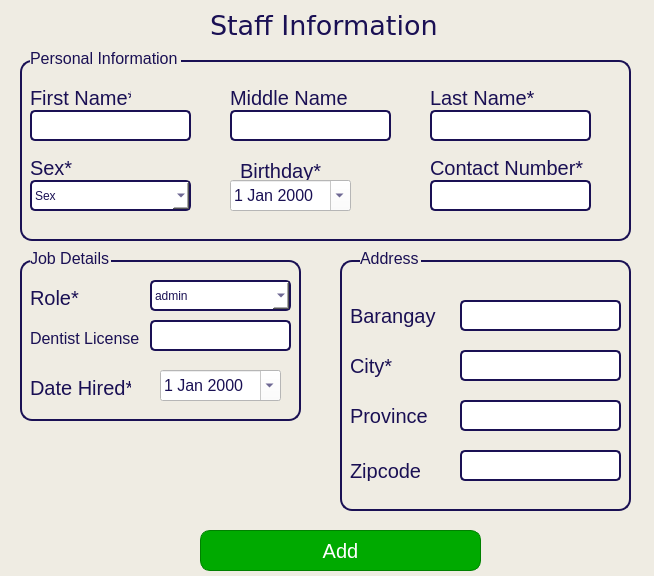
<?xml version="1.0" encoding="UTF-8"?>
<ui version="4.0">
 <class>Dialog</class>
 <widget class="QDialog" name="Dialog">
  <property name="geometry">
   <rect>
    <x>0</x>
    <y>0</y>
    <width>654</width>
    <height>576</height>
   </rect>
  </property>
  <property name="windowTitle">
   <string>Dialog</string>
  </property>
  <property name="styleSheet">
   <string notr="true">background-color: rgb(239, 236, 227);</string>
  </property>
  <widget class="QLabel" name="label">
   <property name="geometry">
    <rect>
     <x>210</x>
     <y>10</y>
     <width>231</width>
     <height>31</height>
    </rect>
   </property>
   <property name="font">
    <font>
     <family>Verdana</family>
     <pointsize>20</pointsize>
    </font>
   </property>
   <property name="styleSheet">
    <string notr="true">color: rgb(26, 16, 84);</string>
   </property>
   <property name="text">
    <string>Staff Information</string>
   </property>
  </widget>
  <widget class="QPushButton" name="staffFormAddBtn">
   <property name="geometry">
    <rect>
     <x>200</x>
     <y>530</y>
     <width>281</width>
     <height>41</height>
    </rect>
   </property>
   <property name="font">
    <font>
     <pointsize>15</pointsize>
    </font>
   </property>
   <property name="styleSheet">
    <string notr="true">QPushButton {
    background-color: rgb(0, 170, 0);
    color: white;
    border: 1px solid green;
    border-radius: 10px;
}


QPushButton:hover {
    background-color: rgb(0, 190, 0);
}


QPushButton:pressed {
    background-color: rgb(0, 140, 0);
}
</string>
   </property>
   <property name="text">
    <string>Add</string>
   </property>
  </widget>
  <widget class="QFrame" name="personalInfoFrame">
   <property name="geometry">
    <rect>
     <x>20</x>
     <y>60</y>
     <width>611</width>
     <height>181</height>
    </rect>
   </property>
   <property name="styleSheet">
    <string notr="true">#personalInfoFrame {
        border: 2px solid #1A1054;
        border-radius: 12px;
    
    }</string>
   </property>
   <property name="frameShape">
    <enum>QFrame::Shape::StyledPanel</enum>
   </property>
   <property name="frameShadow">
    <enum>QFrame::Shadow::Raised</enum>
   </property>
   <widget class="QFrame" name="frame_2">
    <property name="geometry">
     <rect>
      <x>140</x>
      <y>310</y>
      <width>181</width>
      <height>321</height>
     </rect>
    </property>
    <property name="frameShape">
     <enum>QFrame::Shape::StyledPanel</enum>
    </property>
    <property name="frameShadow">
     <enum>QFrame::Shadow::Raised</enum>
    </property>
    <widget class="QWidget" name="verticalLayoutWidget_4">
     <property name="geometry">
      <rect>
       <x>10</x>
       <y>10</y>
       <width>160</width>
       <height>301</height>
      </rect>
     </property>
     <layout class="QVBoxLayout" name="verticalLayout_4">
      <item>
       <widget class="QLineEdit" name="fnameField_3">
        <property name="styleSheet">
         <string notr="true">color: rgb(26, 16, 84);</string>
        </property>
        <property name="placeholderText">
         <string>First Name</string>
        </property>
       </widget>
      </item>
      <item>
       <widget class="QLineEdit" name="mnameField_3">
        <property name="styleSheet">
         <string notr="true">color: rgb(26, 16, 84);</string>
        </property>
        <property name="placeholderText">
         <string>Middle Name</string>
        </property>
       </widget>
      </item>
      <item>
       <widget class="QLineEdit" name="lnameField_3">
        <property name="styleSheet">
         <string notr="true">color: rgb(26, 16, 84);</string>
        </property>
        <property name="placeholderText">
         <string>Last Name</string>
        </property>
       </widget>
      </item>
      <item>
       <widget class="QLineEdit" name="sexField_3">
        <property name="styleSheet">
         <string notr="true">color: rgb(26, 16, 84);</string>
        </property>
        <property name="placeholderText">
         <string>Sex</string>
        </property>
       </widget>
      </item>
      <item>
       <widget class="QDateEdit" name="birthdayField_3">
        <property name="styleSheet">
         <string notr="true">color: rgb(26, 16, 84);</string>
        </property>
        <property name="specialValueText">
         <string/>
        </property>
       </widget>
      </item>
      <item>
       <widget class="QLineEdit" name="roleField_3">
        <property name="styleSheet">
         <string notr="true">color: rgb(26, 16, 84);</string>
        </property>
        <property name="placeholderText">
         <string>Role</string>
        </property>
       </widget>
      </item>
      <item>
       <widget class="QDateEdit" name="datehiredfield_3">
        <property name="styleSheet">
         <string notr="true">color: rgb(26, 16, 84);</string>
        </property>
        <property name="specialValueText">
         <string/>
        </property>
       </widget>
      </item>
     </layout>
    </widget>
   </widget>
   <widget class="QLabel" name="label_2">
    <property name="geometry">
     <rect>
      <x>10</x>
      <y>30</y>
      <width>101</width>
      <height>16</height>
     </rect>
    </property>
    <property name="font">
     <font>
      <pointsize>15</pointsize>
     </font>
    </property>
    <property name="styleSheet">
     <string notr="true">color: rgb(26, 16, 84);</string>
    </property>
    <property name="text">
     <string>First Name*</string>
    </property>
   </widget>
   <widget class="QLineEdit" name="fnameField">
    <property name="geometry">
     <rect>
      <x>10</x>
      <y>50</y>
      <width>161</width>
      <height>31</height>
     </rect>
    </property>
    <property name="font">
     <font>
      <pointsize>12</pointsize>
     </font>
    </property>
    <property name="styleSheet">
     <string notr="true"> QLineEdit {
        border: 2px solid #1A1054;
        border-radius: 5px;
        padding: 3px;
	background-color: rgb(255, 255, 255);
    }</string>
    </property>
   </widget>
   <widget class="QLabel" name="label_3">
    <property name="geometry">
     <rect>
      <x>210</x>
      <y>30</y>
      <width>131</width>
      <height>16</height>
     </rect>
    </property>
    <property name="font">
     <font>
      <pointsize>15</pointsize>
     </font>
    </property>
    <property name="styleSheet">
     <string notr="true">color: rgb(26, 16, 84);</string>
    </property>
    <property name="text">
     <string>Middle Name</string>
    </property>
   </widget>
   <widget class="QLineEdit" name="mnameField">
    <property name="geometry">
     <rect>
      <x>210</x>
      <y>50</y>
      <width>161</width>
      <height>31</height>
     </rect>
    </property>
    <property name="font">
     <font>
      <pointsize>12</pointsize>
     </font>
    </property>
    <property name="styleSheet">
     <string notr="true"> QLineEdit {
        border: 2px solid #1A1054;
        border-radius: 5px;
        padding: 3px;
background-color: rgb(255, 255, 255);
    }</string>
    </property>
   </widget>
   <widget class="QLabel" name="label_4">
    <property name="geometry">
     <rect>
      <x>410</x>
      <y>30</y>
      <width>131</width>
      <height>16</height>
     </rect>
    </property>
    <property name="font">
     <font>
      <pointsize>15</pointsize>
     </font>
    </property>
    <property name="styleSheet">
     <string notr="true">color: rgb(26, 16, 84);</string>
    </property>
    <property name="text">
     <string>Last Name*</string>
    </property>
   </widget>
   <widget class="QLineEdit" name="lnameField">
    <property name="geometry">
     <rect>
      <x>410</x>
      <y>50</y>
      <width>161</width>
      <height>31</height>
     </rect>
    </property>
    <property name="font">
     <font>
      <pointsize>12</pointsize>
     </font>
    </property>
    <property name="styleSheet">
     <string notr="true"> QLineEdit {
        border: 2px solid #1A1054;
        border-radius: 5px;
        padding: 3px;
background-color: rgb(255, 255, 255);
    }</string>
    </property>
   </widget>
   <widget class="QLabel" name="label_5">
    <property name="geometry">
     <rect>
      <x>10</x>
      <y>100</y>
      <width>101</width>
      <height>16</height>
     </rect>
    </property>
    <property name="font">
     <font>
      <pointsize>15</pointsize>
     </font>
    </property>
    <property name="styleSheet">
     <string notr="true">color: rgb(26, 16, 84);</string>
    </property>
    <property name="text">
     <string>Sex*</string>
    </property>
   </widget>
   <widget class="QLabel" name="label_6">
    <property name="geometry">
     <rect>
      <x>220</x>
      <y>100</y>
      <width>101</width>
      <height>21</height>
     </rect>
    </property>
    <property name="font">
     <font>
      <pointsize>15</pointsize>
     </font>
    </property>
    <property name="styleSheet">
     <string notr="true">color: rgb(26, 16, 84);</string>
    </property>
    <property name="text">
     <string>Birthday*</string>
    </property>
   </widget>
   <widget class="QDateEdit" name="bdayField">
    <property name="geometry">
     <rect>
      <x>210</x>
      <y>120</y>
      <width>121</width>
      <height>31</height>
     </rect>
    </property>
    <property name="font">
     <font>
      <pointsize>12</pointsize>
     </font>
    </property>
    <property name="styleSheet">
     <string notr="true">color: rgb(26, 16, 84);
background-color: rgb(255, 255, 255);</string>
    </property>
    <property name="calendarPopup">
     <bool>true</bool>
    </property>
   </widget>
   <widget class="QLineEdit" name="contactField">
    <property name="geometry">
     <rect>
      <x>410</x>
      <y>120</y>
      <width>161</width>
      <height>31</height>
     </rect>
    </property>
    <property name="font">
     <font>
      <pointsize>12</pointsize>
     </font>
    </property>
    <property name="styleSheet">
     <string notr="true"> QLineEdit {
        border: 2px solid #1A1054;
        border-radius: 5px;
        padding: 3px;
background-color: rgb(255, 255, 255);
    }</string>
    </property>
   </widget>
   <widget class="QLabel" name="label_7">
    <property name="geometry">
     <rect>
      <x>410</x>
      <y>100</y>
      <width>161</width>
      <height>16</height>
     </rect>
    </property>
    <property name="font">
     <font>
      <pointsize>15</pointsize>
     </font>
    </property>
    <property name="styleSheet">
     <string notr="true">color: rgb(26, 16, 84);</string>
    </property>
    <property name="text">
     <string>Contact Number*</string>
    </property>
   </widget>
   <widget class="QComboBox" name="sexField">
    <property name="geometry">
     <rect>
      <x>10</x>
      <y>120</y>
      <width>161</width>
      <height>31</height>
     </rect>
    </property>
    <property name="styleSheet">
     <string notr="true"> QComboBox {
        border: 2px solid #1A1054;
        border-radius: 5px;
        padding: 3px;
background-color: rgb(255, 255, 255);
	color: rgb(26, 16, 84);
    }</string>
    </property>
    <property name="placeholderText">
     <string>Sex</string>
    </property>
    <item>
     <property name="text">
      <string>male</string>
     </property>
    </item>
    <item>
     <property name="text">
      <string>female</string>
     </property>
    </item>
   </widget>
  </widget>
  <widget class="QFrame" name="jobDetailsFrame">
   <property name="geometry">
    <rect>
     <x>20</x>
     <y>260</y>
     <width>281</width>
     <height>161</height>
    </rect>
   </property>
   <property name="styleSheet">
    <string notr="true">#jobDetailsFrame {
        border: 2px solid #1A1054;
        border-radius: 12px;

    }</string>
   </property>
   <property name="frameShape">
    <enum>QFrame::Shape::StyledPanel</enum>
   </property>
   <property name="frameShadow">
    <enum>QFrame::Shadow::Raised</enum>
   </property>
   <widget class="QLabel" name="label_10">
    <property name="geometry">
     <rect>
      <x>10</x>
      <y>30</y>
      <width>51</width>
      <height>16</height>
     </rect>
    </property>
    <property name="font">
     <font>
      <pointsize>15</pointsize>
     </font>
    </property>
    <property name="styleSheet">
     <string notr="true">color: rgb(26, 16, 84);</string>
    </property>
    <property name="text">
     <string>Role*</string>
    </property>
   </widget>
   <widget class="QDateEdit" name="dateHiredField">
    <property name="geometry">
     <rect>
      <x>140</x>
      <y>110</y>
      <width>121</width>
      <height>31</height>
     </rect>
    </property>
    <property name="font">
     <font>
      <pointsize>12</pointsize>
     </font>
    </property>
    <property name="styleSheet">
     <string notr="true">color: rgb(26, 16, 84);
background-color: rgb(255, 255, 255);</string>
    </property>
    <property name="calendarPopup">
     <bool>true</bool>
    </property>
   </widget>
   <widget class="QLabel" name="label_11">
    <property name="geometry">
     <rect>
      <x>10</x>
      <y>120</y>
      <width>101</width>
      <height>16</height>
     </rect>
    </property>
    <property name="font">
     <font>
      <pointsize>15</pointsize>
     </font>
    </property>
    <property name="styleSheet">
     <string notr="true">color: rgb(26, 16, 84);</string>
    </property>
    <property name="text">
     <string>Date Hired*</string>
    </property>
   </widget>
   <widget class="QComboBox" name="roleField">
    <property name="geometry">
     <rect>
      <x>130</x>
      <y>20</y>
      <width>141</width>
      <height>31</height>
     </rect>
    </property>
    <property name="styleSheet">
     <string notr="true"> QComboBox {
        border: 2px solid #1A1054;
	color: rgb(26, 16, 84);
        border-radius: 5px;
        padding: 3px;
background-color: rgb(255, 255, 255);
    }</string>
    </property>
    <item>
     <property name="text">
      <string>admin</string>
     </property>
    </item>
    <item>
     <property name="text">
      <string>frontdesk</string>
     </property>
    </item>
    <item>
     <property name="text">
      <string>dentist</string>
     </property>
    </item>
   </widget>
   <widget class="QLabel" name="label_19">
    <property name="geometry">
     <rect>
      <x>10</x>
      <y>70</y>
      <width>141</width>
      <height>16</height>
     </rect>
    </property>
    <property name="font">
     <font>
      <pointsize>12</pointsize>
     </font>
    </property>
    <property name="styleSheet">
     <string notr="true">color: rgb(26, 16, 84);</string>
    </property>
    <property name="text">
     <string>Dentist License</string>
    </property>
   </widget>
   <widget class="QLineEdit" name="licenseField">
    <property name="enabled">
     <bool>false</bool>
    </property>
    <property name="geometry">
     <rect>
      <x>130</x>
      <y>60</y>
      <width>141</width>
      <height>31</height>
     </rect>
    </property>
    <property name="font">
     <font>
      <pointsize>12</pointsize>
     </font>
    </property>
    <property name="styleSheet">
     <string notr="true"> QLineEdit {
        border: 2px solid #1A1054;
        border-radius: 5px;
        padding: 3px;
background-color: rgb(255, 255, 255);
    }</string>
    </property>
   </widget>
  </widget>
  <widget class="QFrame" name="addressFrame">
   <property name="geometry">
    <rect>
     <x>340</x>
     <y>260</y>
     <width>291</width>
     <height>251</height>
    </rect>
   </property>
   <property name="styleSheet">
    <string notr="true">#addressFrame {
        border: 2px solid #1A1054;
        border-radius: 12px;
   
    }</string>
   </property>
   <property name="frameShape">
    <enum>QFrame::Shape::StyledPanel</enum>
   </property>
   <property name="frameShadow">
    <enum>QFrame::Shadow::Raised</enum>
   </property>
   <widget class="QLineEdit" name="barangayField">
    <property name="geometry">
     <rect>
      <x>120</x>
      <y>40</y>
      <width>161</width>
      <height>31</height>
     </rect>
    </property>
    <property name="font">
     <font>
      <pointsize>12</pointsize>
     </font>
    </property>
    <property name="styleSheet">
     <string notr="true"> QLineEdit {
        border: 2px solid #1A1054;
        border-radius: 5px;
        padding: 3px;
background-color: rgb(255, 255, 255);
    }</string>
    </property>
   </widget>
   <widget class="QLabel" name="label_13">
    <property name="geometry">
     <rect>
      <x>10</x>
      <y>40</y>
      <width>101</width>
      <height>31</height>
     </rect>
    </property>
    <property name="font">
     <font>
      <pointsize>15</pointsize>
     </font>
    </property>
    <property name="styleSheet">
     <string notr="true">color: rgb(26, 16, 84);</string>
    </property>
    <property name="text">
     <string>Barangay</string>
    </property>
   </widget>
   <widget class="QLabel" name="label_14">
    <property name="geometry">
     <rect>
      <x>10</x>
      <y>90</y>
      <width>101</width>
      <height>31</height>
     </rect>
    </property>
    <property name="font">
     <font>
      <pointsize>15</pointsize>
     </font>
    </property>
    <property name="styleSheet">
     <string notr="true">color: rgb(26, 16, 84);</string>
    </property>
    <property name="text">
     <string>City*</string>
    </property>
   </widget>
   <widget class="QLabel" name="label_15">
    <property name="geometry">
     <rect>
      <x>10</x>
      <y>140</y>
      <width>101</width>
      <height>31</height>
     </rect>
    </property>
    <property name="font">
     <font>
      <pointsize>15</pointsize>
     </font>
    </property>
    <property name="styleSheet">
     <string notr="true">color: rgb(26, 16, 84);</string>
    </property>
    <property name="text">
     <string>Province</string>
    </property>
   </widget>
   <widget class="QLabel" name="label_16">
    <property name="geometry">
     <rect>
      <x>10</x>
      <y>200</y>
      <width>101</width>
      <height>21</height>
     </rect>
    </property>
    <property name="font">
     <font>
      <pointsize>15</pointsize>
     </font>
    </property>
    <property name="styleSheet">
     <string notr="true">color: rgb(26, 16, 84);</string>
    </property>
    <property name="text">
     <string>Zipcode</string>
    </property>
   </widget>
   <widget class="QLineEdit" name="cityField">
    <property name="geometry">
     <rect>
      <x>120</x>
      <y>90</y>
      <width>161</width>
      <height>31</height>
     </rect>
    </property>
    <property name="font">
     <font>
      <pointsize>12</pointsize>
     </font>
    </property>
    <property name="styleSheet">
     <string notr="true"> QLineEdit {
        border: 2px solid #1A1054;
        border-radius: 5px;
        padding: 3px;
background-color: rgb(255, 255, 255);
    }</string>
    </property>
   </widget>
   <widget class="QLineEdit" name="provinceField">
    <property name="geometry">
     <rect>
      <x>120</x>
      <y>140</y>
      <width>161</width>
      <height>31</height>
     </rect>
    </property>
    <property name="font">
     <font>
      <pointsize>12</pointsize>
     </font>
    </property>
    <property name="styleSheet">
     <string notr="true"> QLineEdit {
        border: 2px solid #1A1054;
        border-radius: 5px;
        padding: 3px;
background-color: rgb(255, 255, 255);
    }</string>
    </property>
   </widget>
   <widget class="QLineEdit" name="zipcodeField">
    <property name="geometry">
     <rect>
      <x>120</x>
      <y>190</y>
      <width>161</width>
      <height>31</height>
     </rect>
    </property>
    <property name="font">
     <font>
      <pointsize>12</pointsize>
     </font>
    </property>
    <property name="styleSheet">
     <string notr="true"> QLineEdit {
        border: 2px solid #1A1054;
        border-radius: 5px;
        padding: 3px;
background-color: rgb(255, 255, 255);
    }</string>
    </property>
   </widget>
  </widget>
  <widget class="QLabel" name="label_8">
   <property name="geometry">
    <rect>
     <x>30</x>
     <y>50</y>
     <width>151</width>
     <height>16</height>
    </rect>
   </property>
   <property name="font">
    <font>
     <pointsize>12</pointsize>
    </font>
   </property>
   <property name="styleSheet">
    <string notr="true">color: rgb(26, 16, 84);</string>
   </property>
   <property name="text">
    <string>Personal Information</string>
   </property>
  </widget>
  <widget class="QLabel" name="label_12">
   <property name="geometry">
    <rect>
     <x>360</x>
     <y>250</y>
     <width>61</width>
     <height>16</height>
    </rect>
   </property>
   <property name="font">
    <font>
     <pointsize>12</pointsize>
    </font>
   </property>
   <property name="styleSheet">
    <string notr="true">color: rgb(26, 16, 84);</string>
   </property>
   <property name="text">
    <string>Address</string>
   </property>
  </widget>
  <widget class="QLabel" name="label_9">
   <property name="geometry">
    <rect>
     <x>30</x>
     <y>250</y>
     <width>81</width>
     <height>16</height>
    </rect>
   </property>
   <property name="font">
    <font>
     <pointsize>12</pointsize>
    </font>
   </property>
   <property name="styleSheet">
    <string notr="true">color: rgb(26, 16, 84);</string>
   </property>
   <property name="text">
    <string>Job Details</string>
   </property>
  </widget>
 </widget>
 <resources/>
 <connections/>
</ui>
